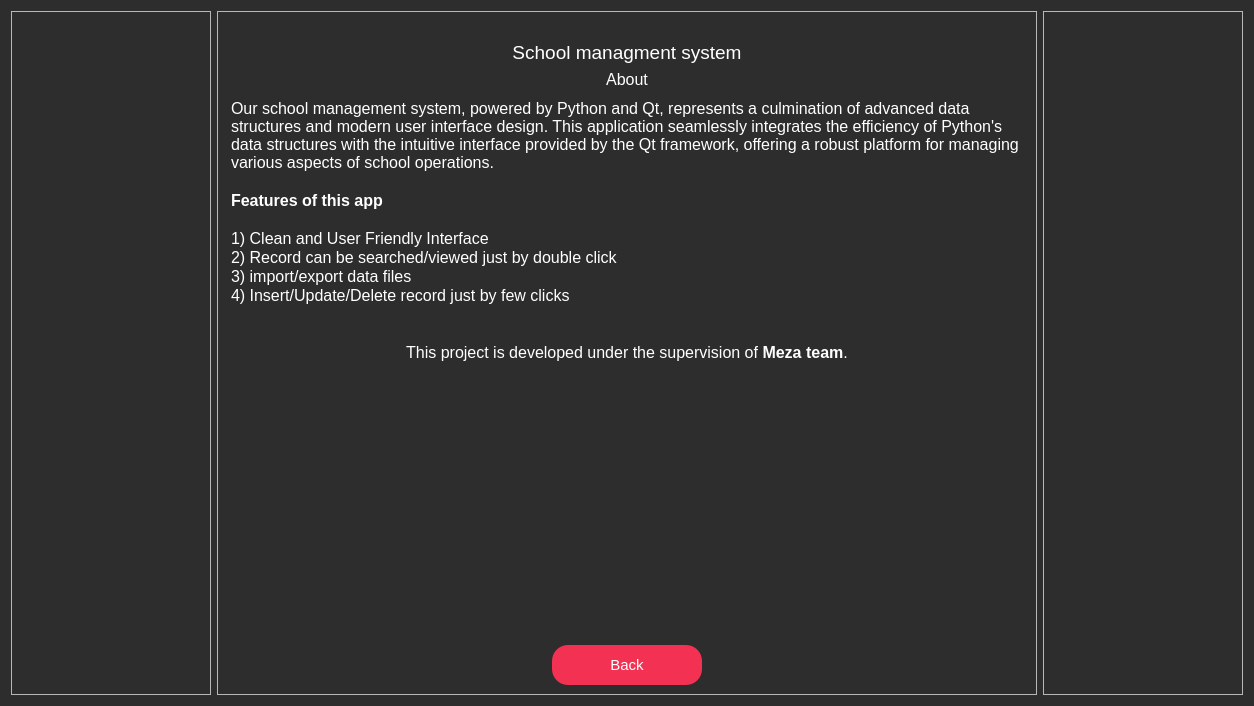
<?xml version="1.0" encoding="UTF-8"?>
<ui version="4.0">
 <class>About</class>
 <widget class="QWidget" name="About">
  <property name="geometry">
   <rect>
    <x>0</x>
    <y>0</y>
    <width>1250</width>
    <height>706</height>
   </rect>
  </property>
  <property name="windowTitle">
   <string>Form</string>
  </property>
  <property name="styleSheet">
   <string notr="true">#About
{
	background:#2D2D2D;
}</string>
  </property>
  <layout class="QHBoxLayout" name="horizontalLayout_2">
   <item>
    <widget class="QFrame" name="frame_2">
     <property name="minimumSize">
      <size>
       <width>200</width>
       <height>0</height>
      </size>
     </property>
     <property name="maximumSize">
      <size>
       <width>200</width>
       <height>16777215</height>
      </size>
     </property>
     <property name="frameShape">
      <enum>QFrame::StyledPanel</enum>
     </property>
     <property name="frameShadow">
      <enum>QFrame::Raised</enum>
     </property>
     <widget class="QLabel" name="label_2">
      <property name="geometry">
       <rect>
        <x>0</x>
        <y>0</y>
        <width>201</width>
        <height>201</height>
       </rect>
      </property>
      <property name="text">
       <string/>
      </property>
      <property name="pixmap">
       <pixmap resource="images_about.qrc">:/newPrefix/images/top_left.png</pixmap>
      </property>
      <property name="scaledContents">
       <bool>true</bool>
      </property>
     </widget>
    </widget>
   </item>
   <item>
    <widget class="QFrame" name="frame">
     <property name="frameShape">
      <enum>QFrame::StyledPanel</enum>
     </property>
     <property name="frameShadow">
      <enum>QFrame::Raised</enum>
     </property>
     <layout class="QVBoxLayout" name="verticalLayout">
      <item alignment="Qt::AlignHCenter">
       <widget class="QLabel" name="label_5">
        <property name="maximumSize">
         <size>
          <width>400</width>
          <height>150</height>
         </size>
        </property>
        <property name="text">
         <string/>
        </property>
        <property name="pixmap">
         <pixmap resource="images_about.qrc">:/newPrefix/Corporate_Management.png</pixmap>
        </property>
        <property name="scaledContents">
         <bool>true</bool>
        </property>
       </widget>
      </item>
      <item>
       <widget class="QLabel" name="label_14">
        <property name="font">
         <font>
          <pointsize>14</pointsize>
         </font>
        </property>
        <property name="text">
         <string>&lt;html&gt;&lt;head/&gt;&lt;body&gt;&lt;p align=&quot;center&quot;&gt;&lt;span style=&quot; color:#ffffff;&quot;&gt;School managment system&lt;/span&gt;&lt;/p&gt;&lt;/body&gt;&lt;/html&gt;</string>
        </property>
       </widget>
      </item>
      <item>
       <widget class="QLabel" name="label_15">
        <property name="font">
         <font>
          <pointsize>12</pointsize>
         </font>
        </property>
        <property name="text">
         <string>&lt;html&gt;&lt;head/&gt;&lt;body&gt;&lt;p align=&quot;center&quot;&gt;&lt;span style=&quot; color:#ffffff;&quot;&gt;About&lt;/span&gt;&lt;/p&gt;&lt;/body&gt;&lt;/html&gt;</string>
        </property>
       </widget>
      </item>
      <item>
       <widget class="QTextEdit" name="textEdit">
        <property name="enabled">
         <bool>false</bool>
        </property>
        <property name="minimumSize">
         <size>
          <width>800</width>
          <height>0</height>
         </size>
        </property>
        <property name="font">
         <font>
          <family>Segoe UI</family>
          <pointsize>14</pointsize>
         </font>
        </property>
        <property name="styleSheet">
         <string notr="true">color:#fff;
border:none;
background:#2D2D2D;</string>
        </property>
        <property name="verticalScrollBarPolicy">
         <enum>Qt::ScrollBarAlwaysOff</enum>
        </property>
        <property name="horizontalScrollBarPolicy">
         <enum>Qt::ScrollBarAlwaysOff</enum>
        </property>
        <property name="html">
         <string>&lt;!DOCTYPE HTML PUBLIC &quot;-//W3C//DTD HTML 4.0//EN&quot; &quot;http://www.w3.org/TR/REC-html40/strict.dtd&quot;&gt;
&lt;html&gt;&lt;head&gt;&lt;meta name=&quot;qrichtext&quot; content=&quot;1&quot; /&gt;&lt;meta charset=&quot;utf-8&quot; /&gt;&lt;style type=&quot;text/css&quot;&gt;
p, li { white-space: pre-wrap; }
hr { height: 1px; border-width: 0; }
li.unchecked::marker { content: &quot;\2610&quot;; }
li.checked::marker { content: &quot;\2612&quot;; }
&lt;/style&gt;&lt;/head&gt;&lt;body style=&quot; font-family:'Segoe UI'; font-size:14pt; font-weight:400; font-style:normal;&quot;&gt;
&lt;p style=&quot; margin-top:0px; margin-bottom:0px; margin-left:0px; margin-right:0px; -qt-block-indent:0; text-indent:0px;&quot;&gt;&lt;span style=&quot; font-size:12pt; color:#ffffff;&quot;&gt;Our school management system, powered by Python and Qt, represents a culmination of advanced data structures and modern user interface design. This application seamlessly integrates the efficiency of Python's data structures with the intuitive interface provided by the Qt framework, offering a robust platform for managing various aspects of school operations.&lt;/span&gt;&lt;/p&gt;
&lt;p style=&quot;-qt-paragraph-type:empty; margin-top:0px; margin-bottom:0px; margin-left:0px; margin-right:0px; -qt-block-indent:0; text-indent:0px; font-family:'q_serif,Georgia,Times,Times New Roman,Hiragino Kaku Gothic Pro,Meiryo,serif'; font-size:12pt; color:#ffffff;&quot;&gt;&lt;br /&gt;&lt;/p&gt;
&lt;p style=&quot; margin-top:0px; margin-bottom:0px; margin-left:0px; margin-right:0px; -qt-block-indent:0; text-indent:0px;&quot;&gt;&lt;span style=&quot; font-family:'q_serif,Georgia,Times,Times New Roman,Hiragino Kaku Gothic Pro,Meiryo,serif'; font-size:12pt; font-weight:600; color:#ffffff;&quot;&gt;Features of this app&lt;/span&gt;&lt;/p&gt;
&lt;p style=&quot;-qt-paragraph-type:empty; margin-top:0px; margin-bottom:0px; margin-left:0px; margin-right:0px; -qt-block-indent:0; text-indent:0px; font-family:'q_serif,Georgia,Times,Times New Roman,Hiragino Kaku Gothic Pro,Meiryo,serif'; font-size:12pt; color:#ffffff;&quot;&gt;&lt;br /&gt;&lt;/p&gt;
&lt;p style=&quot; margin-top:0px; margin-bottom:0px; margin-left:0px; margin-right:0px; -qt-block-indent:0; text-indent:0px;&quot;&gt;&lt;span style=&quot; font-family:'q_serif,Georgia,Times,Times New Roman,Hiragino Kaku Gothic Pro,Meiryo,serif'; font-size:12pt; color:#ffffff;&quot;&gt;1) Clean and User Friendly Interface&lt;/span&gt;&lt;/p&gt;
&lt;p style=&quot; margin-top:0px; margin-bottom:0px; margin-left:0px; margin-right:0px; -qt-block-indent:0; text-indent:0px;&quot;&gt;&lt;span style=&quot; font-family:'q_serif,Georgia,Times,Times New Roman,Hiragino Kaku Gothic Pro,Meiryo,serif'; font-size:12pt; color:#ffffff;&quot;&gt;2) Record can be searched/viewed just by double click&lt;/span&gt;&lt;/p&gt;
&lt;p style=&quot; margin-top:0px; margin-bottom:0px; margin-left:0px; margin-right:0px; -qt-block-indent:0; text-indent:0px;&quot;&gt;&lt;span style=&quot; font-family:'q_serif,Georgia,Times,Times New Roman,Hiragino Kaku Gothic Pro,Meiryo,serif'; font-size:12pt; color:#ffffff;&quot;&gt;3) import/export data files&lt;/span&gt;&lt;/p&gt;
&lt;p style=&quot; margin-top:0px; margin-bottom:0px; margin-left:0px; margin-right:0px; -qt-block-indent:0; text-indent:0px;&quot;&gt;&lt;span style=&quot; font-family:'q_serif,Georgia,Times,Times New Roman,Hiragino Kaku Gothic Pro,Meiryo,serif'; font-size:12pt; color:#ffffff;&quot;&gt;4) Insert/Update/Delete record just by few clicks&lt;/span&gt;&lt;/p&gt;
&lt;p style=&quot;-qt-paragraph-type:empty; margin-top:0px; margin-bottom:0px; margin-left:0px; margin-right:0px; -qt-block-indent:0; text-indent:0px; font-family:'q_serif,Georgia,Times,Times New Roman,Hiragino Kaku Gothic Pro,Meiryo,serif'; font-size:12pt; color:#ffffff;&quot;&gt;&lt;br /&gt;&lt;/p&gt;
&lt;p style=&quot;-qt-paragraph-type:empty; margin-top:0px; margin-bottom:0px; margin-left:0px; margin-right:0px; -qt-block-indent:0; text-indent:0px; font-family:'q_serif,Georgia,Times,Times New Roman,Hiragino Kaku Gothic Pro,Meiryo,serif'; font-size:12pt; color:#ffffff;&quot;&gt;&lt;br /&gt;&lt;/p&gt;
&lt;p align=&quot;center&quot; style=&quot; margin-top:0px; margin-bottom:0px; margin-left:0px; margin-right:0px; -qt-block-indent:0; text-indent:0px;&quot;&gt;&lt;span style=&quot; font-family:'q_serif,Georgia,Times,Times New Roman,Hiragino Kaku Gothic Pro,Meiryo,serif'; font-size:12pt; color:#ffffff;&quot;&gt;This project is developed under the supervision of &lt;/span&gt;&lt;span style=&quot; font-family:'q_serif,Georgia,Times,Times New Roman,Hiragino Kaku Gothic Pro,Meiryo,serif'; font-size:12pt; font-weight:600; color:#ffffff;&quot;&gt;Meza team&lt;/span&gt;&lt;span style=&quot; font-family:'q_serif,Georgia,Times,Times New Roman,Hiragino Kaku Gothic Pro,Meiryo,serif'; font-size:12pt; color:#ffffff;&quot;&gt;.&lt;/span&gt;&lt;/p&gt;&lt;/body&gt;&lt;/html&gt;</string>
        </property>
       </widget>
      </item>
      <item>
       <widget class="QFrame" name="frame_3">
        <property name="frameShape">
         <enum>QFrame::StyledPanel</enum>
        </property>
        <property name="frameShadow">
         <enum>QFrame::Raised</enum>
        </property>
       </widget>
      </item>
      <item alignment="Qt::AlignHCenter">
       <widget class="QPushButton" name="back_button">
        <property name="minimumSize">
         <size>
          <width>150</width>
          <height>40</height>
         </size>
        </property>
        <property name="maximumSize">
         <size>
          <width>150</width>
          <height>100</height>
         </size>
        </property>
        <property name="font">
         <font>
          <pointsize>11</pointsize>
         </font>
        </property>
        <property name="styleSheet">
         <string notr="true">#back_button
{
	border:none;
	background:#F33253;
	color:white;
	border-radius:16px;
}

#back_button:hover
{
	border:2px solid #F33253;
	background:#2D2D2D;
	color:#F33253;
	border-radius:16px;
}</string>
        </property>
        <property name="text">
         <string>Back</string>
        </property>
       </widget>
      </item>
     </layout>
    </widget>
   </item>
   <item>
    <widget class="QFrame" name="frame_4">
     <property name="minimumSize">
      <size>
       <width>200</width>
       <height>0</height>
      </size>
     </property>
     <property name="maximumSize">
      <size>
       <width>200</width>
       <height>16777215</height>
      </size>
     </property>
     <property name="frameShape">
      <enum>QFrame::StyledPanel</enum>
     </property>
     <property name="frameShadow">
      <enum>QFrame::Raised</enum>
     </property>
     <widget class="QLabel" name="label_4">
      <property name="geometry">
       <rect>
        <x>0</x>
        <y>0</y>
        <width>200</width>
        <height>211</height>
       </rect>
      </property>
      <property name="minimumSize">
       <size>
        <width>200</width>
        <height>0</height>
       </size>
      </property>
      <property name="maximumSize">
       <size>
        <width>200</width>
        <height>16777215</height>
       </size>
      </property>
      <property name="text">
       <string/>
      </property>
      <property name="pixmap">
       <pixmap resource="images_about.qrc">:/newPrefix/images/top_right.png</pixmap>
      </property>
      <property name="scaledContents">
       <bool>true</bool>
      </property>
     </widget>
    </widget>
   </item>
  </layout>
 </widget>
 <resources>
  <include location="images_about.qrc"/>
 </resources>
 <connections/>
</ui>
